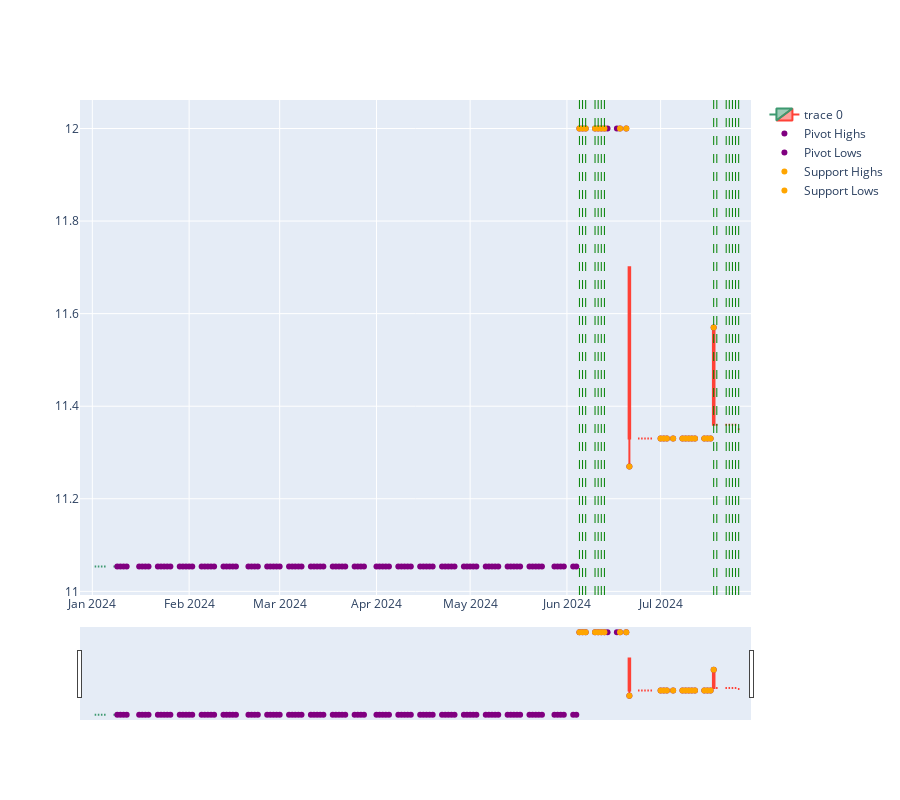

Notebook cell for this chart:
### Code cell
data = import_data('MSSAU', '2024-01-01')
findPivots(data, 5)
findBreakouts(data, 100, 6, .001)
printCandlesticks(data)
